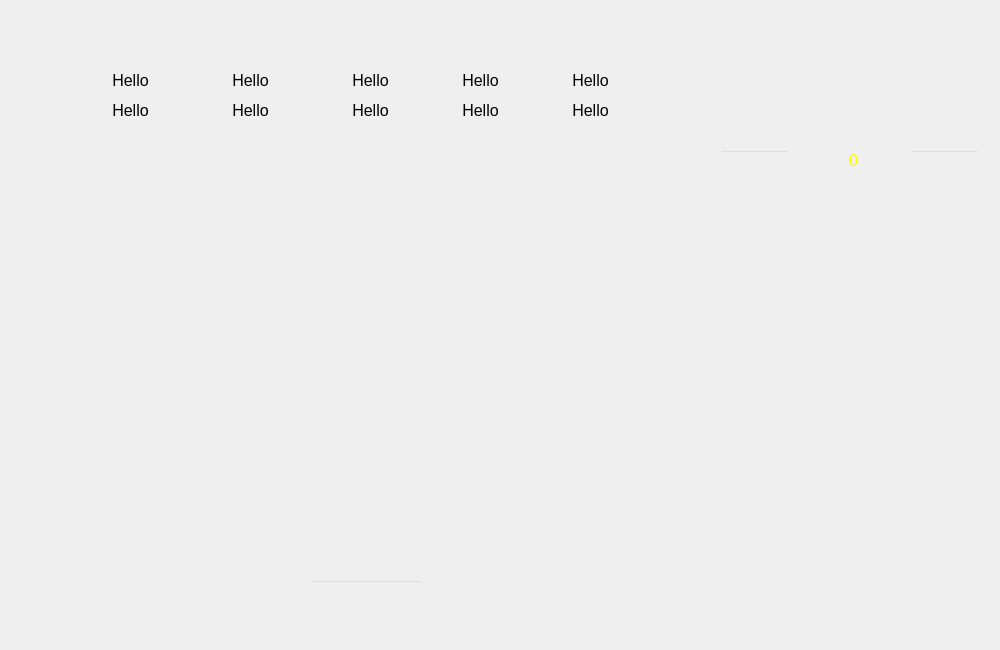
<?xml version="1.0" encoding="UTF-8"?>
<ui version="4.0">
 <class>TwoPlayerWindow</class>
 <widget class="QWidget" name="TwoPlayerWindow">
  <property name="geometry">
   <rect>
    <x>0</x>
    <y>0</y>
    <width>1000</width>
    <height>650</height>
   </rect>
  </property>
  <property name="minimumSize">
   <size>
    <width>1000</width>
    <height>650</height>
   </size>
  </property>
  <property name="maximumSize">
   <size>
    <width>1000</width>
    <height>650</height>
   </size>
  </property>
  <property name="windowTitle">
   <string>Fast typing | 2 Players</string>
  </property>
  <property name="styleSheet">
   <string notr="true">background-image: url(:/backgrounds/TwoPlayerWindow.png);</string>
  </property>
  <widget class="QWidget" name="centralWidget" native="true">
   <property name="geometry">
    <rect>
     <x>0</x>
     <y>0</y>
     <width>1000</width>
     <height>650</height>
    </rect>
   </property>
   <property name="minimumSize">
    <size>
     <width>1000</width>
     <height>650</height>
    </size>
   </property>
   <property name="maximumSize">
    <size>
     <width>1000</width>
     <height>650</height>
    </size>
   </property>
   <property name="styleSheet">
    <string notr="true">background-color: rgba(255, 255, 255, 0);</string>
   </property>
   <widget class="QLabel" name="label_2">
    <property name="geometry">
     <rect>
      <x>80</x>
      <y>70</y>
      <width>101</width>
      <height>20</height>
     </rect>
    </property>
    <property name="sizePolicy">
     <sizepolicy hsizetype="Minimum" vsizetype="Preferred">
      <horstretch>0</horstretch>
      <verstretch>0</verstretch>
     </sizepolicy>
    </property>
    <property name="font">
     <font>
      <pointsize>12</pointsize>
     </font>
    </property>
    <property name="text">
     <string>Hello</string>
    </property>
    <property name="alignment">
     <set>Qt::AlignCenter</set>
    </property>
   </widget>
   <widget class="QLabel" name="label_10">
    <property name="geometry">
     <rect>
      <x>540</x>
      <y>100</y>
      <width>101</width>
      <height>20</height>
     </rect>
    </property>
    <property name="sizePolicy">
     <sizepolicy hsizetype="Minimum" vsizetype="Preferred">
      <horstretch>0</horstretch>
      <verstretch>0</verstretch>
     </sizepolicy>
    </property>
    <property name="font">
     <font>
      <pointsize>12</pointsize>
     </font>
    </property>
    <property name="autoFillBackground">
     <bool>false</bool>
    </property>
    <property name="text">
     <string>Hello</string>
    </property>
    <property name="alignment">
     <set>Qt::AlignCenter</set>
    </property>
   </widget>
   <widget class="QLabel" name="label_7">
    <property name="geometry">
     <rect>
      <x>200</x>
      <y>100</y>
      <width>101</width>
      <height>20</height>
     </rect>
    </property>
    <property name="sizePolicy">
     <sizepolicy hsizetype="Minimum" vsizetype="Preferred">
      <horstretch>0</horstretch>
      <verstretch>0</verstretch>
     </sizepolicy>
    </property>
    <property name="font">
     <font>
      <pointsize>12</pointsize>
     </font>
    </property>
    <property name="autoFillBackground">
     <bool>false</bool>
    </property>
    <property name="text">
     <string>Hello</string>
    </property>
    <property name="alignment">
     <set>Qt::AlignCenter</set>
    </property>
   </widget>
   <widget class="Line" name="line">
    <property name="geometry">
     <rect>
      <x>80</x>
      <y>550</y>
      <width>581</width>
      <height>20</height>
     </rect>
    </property>
    <property name="styleSheet">
     <string notr="true">background-image: url(:/backgrounds/Line2.png);</string>
    </property>
    <property name="orientation">
     <enum>Qt::Horizontal</enum>
    </property>
   </widget>
   <widget class="QLabel" name="label_6">
    <property name="geometry">
     <rect>
      <x>80</x>
      <y>100</y>
      <width>101</width>
      <height>20</height>
     </rect>
    </property>
    <property name="sizePolicy">
     <sizepolicy hsizetype="Minimum" vsizetype="Preferred">
      <horstretch>0</horstretch>
      <verstretch>0</verstretch>
     </sizepolicy>
    </property>
    <property name="font">
     <font>
      <pointsize>12</pointsize>
     </font>
    </property>
    <property name="autoFillBackground">
     <bool>false</bool>
    </property>
    <property name="text">
     <string>Hello</string>
    </property>
    <property name="alignment">
     <set>Qt::AlignCenter</set>
    </property>
   </widget>
   <widget class="QLabel" name="label">
    <property name="geometry">
     <rect>
      <x>200</x>
      <y>70</y>
      <width>101</width>
      <height>20</height>
     </rect>
    </property>
    <property name="sizePolicy">
     <sizepolicy hsizetype="Minimum" vsizetype="Preferred">
      <horstretch>0</horstretch>
      <verstretch>0</verstretch>
     </sizepolicy>
    </property>
    <property name="font">
     <font>
      <pointsize>12</pointsize>
     </font>
    </property>
    <property name="text">
     <string>Hello</string>
    </property>
    <property name="alignment">
     <set>Qt::AlignCenter</set>
    </property>
   </widget>
   <widget class="QLabel" name="label_4">
    <property name="geometry">
     <rect>
      <x>430</x>
      <y>70</y>
      <width>101</width>
      <height>20</height>
     </rect>
    </property>
    <property name="sizePolicy">
     <sizepolicy hsizetype="Minimum" vsizetype="Preferred">
      <horstretch>0</horstretch>
      <verstretch>0</verstretch>
     </sizepolicy>
    </property>
    <property name="font">
     <font>
      <pointsize>12</pointsize>
     </font>
    </property>
    <property name="text">
     <string>Hello</string>
    </property>
    <property name="alignment">
     <set>Qt::AlignCenter</set>
    </property>
   </widget>
   <widget class="QLabel" name="label_8">
    <property name="geometry">
     <rect>
      <x>320</x>
      <y>100</y>
      <width>101</width>
      <height>20</height>
     </rect>
    </property>
    <property name="sizePolicy">
     <sizepolicy hsizetype="Minimum" vsizetype="Preferred">
      <horstretch>0</horstretch>
      <verstretch>0</verstretch>
     </sizepolicy>
    </property>
    <property name="font">
     <font>
      <pointsize>12</pointsize>
     </font>
    </property>
    <property name="autoFillBackground">
     <bool>false</bool>
    </property>
    <property name="text">
     <string>Hello</string>
    </property>
    <property name="alignment">
     <set>Qt::AlignCenter</set>
    </property>
   </widget>
   <widget class="QLabel" name="label_3">
    <property name="geometry">
     <rect>
      <x>320</x>
      <y>70</y>
      <width>101</width>
      <height>20</height>
     </rect>
    </property>
    <property name="sizePolicy">
     <sizepolicy hsizetype="Minimum" vsizetype="Preferred">
      <horstretch>0</horstretch>
      <verstretch>0</verstretch>
     </sizepolicy>
    </property>
    <property name="font">
     <font>
      <pointsize>12</pointsize>
     </font>
    </property>
    <property name="text">
     <string>Hello</string>
    </property>
    <property name="alignment">
     <set>Qt::AlignCenter</set>
    </property>
   </widget>
   <widget class="QLabel" name="label_5">
    <property name="geometry">
     <rect>
      <x>540</x>
      <y>70</y>
      <width>101</width>
      <height>20</height>
     </rect>
    </property>
    <property name="sizePolicy">
     <sizepolicy hsizetype="Minimum" vsizetype="Preferred">
      <horstretch>0</horstretch>
      <verstretch>0</verstretch>
     </sizepolicy>
    </property>
    <property name="font">
     <font>
      <pointsize>12</pointsize>
     </font>
    </property>
    <property name="autoFillBackground">
     <bool>false</bool>
    </property>
    <property name="text">
     <string>Hello</string>
    </property>
    <property name="alignment">
     <set>Qt::AlignCenter</set>
    </property>
   </widget>
   <widget class="QLineEdit" name="lineEdit">
    <property name="geometry">
     <rect>
      <x>310</x>
      <y>580</y>
      <width>113</width>
      <height>20</height>
     </rect>
    </property>
    <property name="font">
     <font>
      <pointsize>12</pointsize>
     </font>
    </property>
    <property name="textColor" stdset="0">
     <color>
      <red>245</red>
      <green>254</green>
      <blue>0</blue>
     </color>
    </property>
   </widget>
   <widget class="QLabel" name="label_9">
    <property name="geometry">
     <rect>
      <x>430</x>
      <y>100</y>
      <width>101</width>
      <height>20</height>
     </rect>
    </property>
    <property name="sizePolicy">
     <sizepolicy hsizetype="Minimum" vsizetype="Preferred">
      <horstretch>0</horstretch>
      <verstretch>0</verstretch>
     </sizepolicy>
    </property>
    <property name="font">
     <font>
      <pointsize>12</pointsize>
     </font>
    </property>
    <property name="autoFillBackground">
     <bool>false</bool>
    </property>
    <property name="text">
     <string>Hello</string>
    </property>
    <property name="alignment">
     <set>Qt::AlignCenter</set>
    </property>
   </widget>
   <widget class="QLabel" name="time">
    <property name="geometry">
     <rect>
      <x>820</x>
      <y>150</y>
      <width>67</width>
      <height>20</height>
     </rect>
    </property>
    <property name="font">
     <font>
      <pointsize>12</pointsize>
     </font>
    </property>
    <property name="styleSheet">
     <string notr="true">background: transparent;
color: yellow;</string>
    </property>
    <property name="text">
     <string>0</string>
    </property>
    <property name="alignment">
     <set>Qt::AlignCenter</set>
    </property>
   </widget>
   <widget class="QLineEdit" name="score1">
    <property name="enabled">
     <bool>false</bool>
    </property>
    <property name="geometry">
     <rect>
      <x>720</x>
      <y>150</y>
      <width>70</width>
      <height>20</height>
     </rect>
    </property>
    <property name="font">
     <font>
      <pointsize>12</pointsize>
     </font>
    </property>
    <property name="alignment">
     <set>Qt::AlignCenter</set>
    </property>
   </widget>
   <widget class="QLineEdit" name="score2">
    <property name="enabled">
     <bool>false</bool>
    </property>
    <property name="geometry">
     <rect>
      <x>910</x>
      <y>150</y>
      <width>70</width>
      <height>20</height>
     </rect>
    </property>
    <property name="font">
     <font>
      <pointsize>12</pointsize>
     </font>
    </property>
    <property name="alignment">
     <set>Qt::AlignCenter</set>
    </property>
   </widget>
  </widget>
 </widget>
 <resources/>
 <connections/>
</ui>
